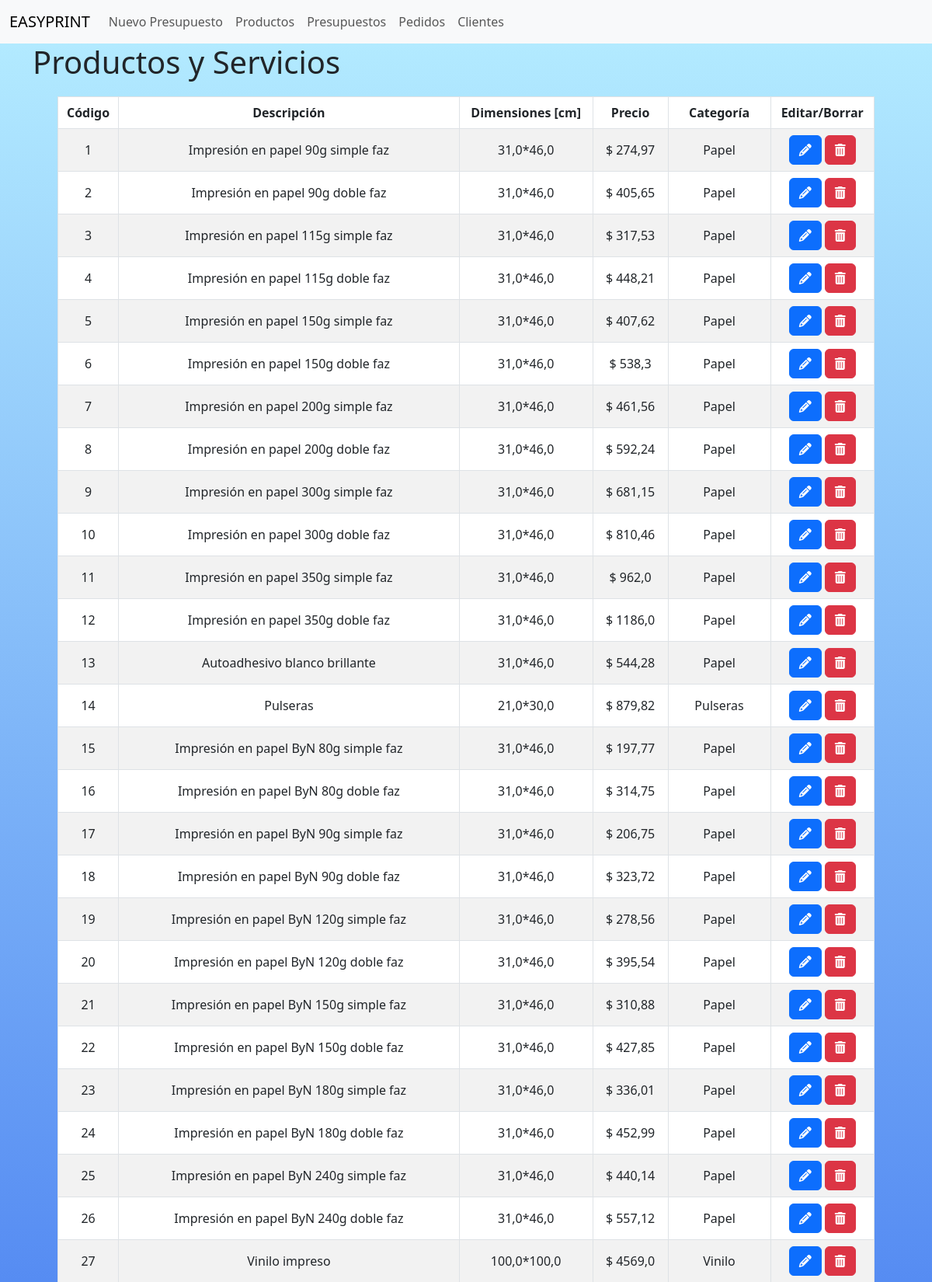
/Productos/ (upper part), run on the app's committed database.
### Products/models.py (models this page shows, shortened)
class Producto(models.Model):
    codigo = models.IntegerField(primary_key=True)
    nombre = models.CharField(max_length=50)
    precio = models.FloatField()
    categoria = models.ForeignKey(on_delete=models.CASCADE, to='Products.Categoria', default=None,blank=True)
    ancho = models.FloatField(null=True, blank=True, default=0)
    alto = models.FloatField(null=True, blank=True, default=0)
    created = models.DateTimeField(auto_now_add=True)
    updated = models.DateTimeField(auto_now_add=True)
    cliente=models.CharField(max_length=200, null=True, blank=True, default=None)
    info_adic = models.CharField(max_length=200, null=True, blank=True, default=None)
    cantidad = models.IntegerField(null=True, blank=True, default=None)
    desc_plata = models.DecimalField(decimal_places=2, max_digits=10, null=True, blank=True, default=0)
    desc_porcentaje = models.IntegerField(null=True, blank=True, default=0)
    resultado = models.DecimalField(decimal_places=2, max_digits=10, null=True, blank=True, default=0)
    presupuesto = models.ForeignKey(on_delete=models.CASCADE, to='core.Presupuesto', default=None,blank=True, null=True)
    caso_part = models.BooleanField(default=False)
    class META():
        verbose_name = "Producto"
        verbose_name_plural = "Productos"

class Categoria(models.Model):
    nombre = models.CharField(max_length=50, blank=True, default=None, primary_key=True)
    created = models.DateTimeField(auto_now_add=True)
    updated = models.DateTimeField(auto_now_add=True)
    def __str__(self):
        return self.nombre
    class META():
        verbose_name = "Categoría"
        verbose_name_plural = "Categorías"

### Products/views.py (the view)
# urls.py: path('Productos/',include('Products.urls')),
def Productos(request):
    prods=Producto.objects.filter(resultado=0).all()
    return render(request, 'core/Productos.html', {'prods':prods})

### core/templates/core/Productos.html (shortened to what this page needs)
{% extends 'core/base.html' %}
{% load static %}
        {% block head %}
        <link rel="stylesheet" href="{% static 'Products/css/Products.css' %}">
        {% endblock %}
        {% block bodycontent %}
        <div class="container">
            <h1>Productos y Servicios</h1>
        </div>
        <div class="container">
            <div class="row">
                <div class="col-sm-12 col-md-12 col-lg-12 col-xl-12">
                    <div class="table-responsive">
                        <table id="Productos" class="table table-striped table-bordered table-hover">
                            <thead>
                                <tr>
                                    <th class="centered">Código</th>
                                    <th class="centered">Descripción</th>
                                    <th class="centered">Dimensiones [cm]</th>
                                    <th class="centered">Precio</th>
                                    <th class="centered">Categoría</th>
                                    <th class="centered">Editar/Borrar</th>
                                </tr>
                            </thead>
                            <tbody id="tableBody_Productos">
                            {% for p in prods %}
                                {% if p.resultado == 0%}
                                <tr>
                                    <td>{{p.codigo}}</td>
                                    <td>{{p.nombre}}</td>
                                    <td>{{p.ancho}}*{{p.alto}}</td>
                                    <td>$ {{p.precio}}</td>
                                    <td>{{p.categoria}}</td>
                                    <td>
                                        <button type="button" class="btn btn-primary btn-xs" data-bs-toggle="modal" data-bs-target="#editarProductoModal" data-bs-whatever="{{p.codigo}}|{{p.nombre}}|{{p.ancho}}|{{p.alto}}|{{p.precio}}|{{p.categoria}}|{{p.caso_part}}"><i class="fa-solid fa-pencil sm"></i></button>
                                        <a href="/BorrarProducto/{{p.codigo}}" class="btn btn-danger btnEliminacion"><i class="fa-solid fa-trash-can"></i></a>
                                    </td>
                                </tr>
                                {% endif %}
                            {% endfor %}
                            </tbody>
                        </table>
                    </div>
                </div>
            </div>
        </div>
        {% endblock %}

### core/static/core/css/Index.css (style rules this page uses)
.centered { text-align: center !important; vertical-align: middle !important; }
th, td { text-align: center; vertical-align: middle; }
.row { border-radius: 10px; margin: 10px; padding: 10px; }

### core/static/Products/css/Products.css (style rules this page uses)
.centered { text-align: center !important; vertical-align: middle !important; }

### data on the page
Producto: codigo "1", nombre "Impresión en papel 90g simple faz", ancho "31,0", alto "46,0", precio "274,97", categoria "Papel"
Producto: codigo "2", nombre "Impresión en papel 90g doble faz", ancho "31,0", alto "46,0", precio "405,65", categoria "Papel"
Producto: codigo "3", nombre "Impresión en papel 115g simple faz", ancho "31,0", alto "46,0", precio "317,53", categoria "Papel"
Producto: codigo "4", nombre "Impresión en papel 115g doble faz", ancho "31,0", alto "46,0", precio "448,21", categoria "Papel"
Producto: codigo "5", nombre "Impresión en papel 150g simple faz", ancho "31,0", alto "46,0", precio "407,62", categoria "Papel"
Producto: codigo "6", nombre "Impresión en papel 150g doble faz", ancho "31,0", alto "46,0", precio "538,3", categoria "Papel"
Producto: codigo "7", nombre "Impresión en papel 200g simple faz", ancho "31,0", alto "46,0", precio "461,56", categoria "Papel"
Producto: codigo "8", nombre "Impresión en papel 200g doble faz", ancho "31,0", alto "46,0", precio "592,24", categoria "Papel"
Producto: codigo "9", nombre "Impresión en papel 300g simple faz", ancho "31,0", alto "46,0", precio "681,15", categoria "Papel"
Producto: codigo "10", nombre "Impresión en papel 300g doble faz", ancho "31,0", alto "46,0", precio "810,46", categoria "Papel"
Producto: codigo "11", nombre "Impresión en papel 350g simple faz", ancho "31,0", alto "46,0", precio "962,0", categoria "Papel"
Producto: codigo "12", nombre "Impresión en papel 350g doble faz", ancho "31,0", alto "46,0", precio "1186,0", categoria "Papel"
Producto: codigo "13", nombre "Autoadhesivo blanco brillante", ancho "31,0", alto "46,0", precio "544,28", categoria "Papel"
Producto: codigo "14", nombre "Pulseras", ancho "21,0", alto "30,0", precio "879,82", categoria "Pulseras"
Producto: codigo "15", nombre "Impresión en papel ByN 80g simple faz", ancho "31,0", alto "46,0", precio "197,77", categoria "Papel"
Producto: codigo "16", nombre "Impresión en papel ByN 80g doble faz", ancho "31,0", alto "46,0", precio "314,75", categoria "Papel"
Producto: codigo "17", nombre "Impresión en papel ByN 90g simple faz", ancho "31,0", alto "46,0", precio "206,75", categoria "Papel"
Producto: codigo "18", nombre "Impresión en papel ByN 90g doble faz", ancho "31,0", alto "46,0", precio "323,72", categoria "Papel"
Producto: codigo "19", nombre "Impresión en papel ByN 120g simple faz", ancho "31,0", alto "46,0", precio "278,56", categoria "Papel"
Producto: codigo "20", nombre "Impresión en papel ByN 120g doble faz", ancho "31,0", alto "46,0", precio "395,54", categoria "Papel"
Producto: codigo "21", nombre "Impresión en papel ByN 150g simple faz", ancho "31,0", alto "46,0", precio "310,88", categoria "Papel"
Producto: codigo "22", nombre "Impresión en papel ByN 150g doble faz", ancho "31,0", alto "46,0", precio "427,85", categoria "Papel"
Producto: codigo "23", nombre "Impresión en papel ByN 180g simple faz", ancho "31,0", alto "46,0", precio "336,01", categoria "Papel"
Producto: codigo "24", nombre "Impresión en papel ByN 180g doble faz", ancho "31,0", alto "46,0", precio "452,99", categoria "Papel"
Producto: codigo "25", nombre "Impresión en papel ByN 240g simple faz", ancho "31,0", alto "46,0", precio "440,14", categoria "Papel"
Producto: codigo "26", nombre "Impresión en papel ByN 240g doble faz", ancho "31,0", alto "46,0", precio "557,12", categoria "Papel"
Producto: codigo "27", nombre "Vinilo impreso", ancho "100,0", alto "100,0", precio "4569,0", categoria "Vinilo"
